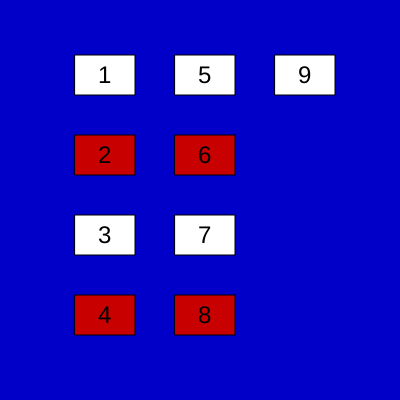
Frame 1 (no input)
Frame 60 (no input): identical to frame 1, image omitted
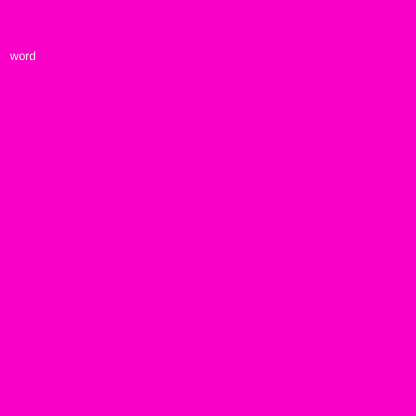
Frame 120 (the mouse pressed at the canvas centre since frame 60)

The p5.js sketch that drew these frames (run headless with seeded random() and noise() and a simulated clock; from frame 60 on, the mouse is pressed at the canvas centre):

// p5.js sketch
// ── sketch.js
var disponible=false;
var numerodemesas=9;
var x=75;
var y=55;
var capacidad=1;
function setup() {
  createCanvas(400, 400);
  background(0,0,200);
}
function draw(){
  while(numerodemesas!=0){
    if(disponible==true){
      fill(200,0,0);
      disponible=false;
    }
    else if(disponible==false){
      fill(255,255,255);
      disponible=true;
    }
    rect(x,y,60,40);
    fill(0,0,0);
    textSize(24);
    text(capacidad,x+23,y+28);
    capacidad=capacidad+1;
    if(y<260){
      y=y+80;
    }
    else if(y>260&&x<240){
      x=x+100;
      y=55;
    }
    numerodemesas=numerodemesas-1;
  }
  
}
function mousePressed(){
  createCanvas(1000,1000);
  background(250,0,200);
  text('word',10,60);
}
